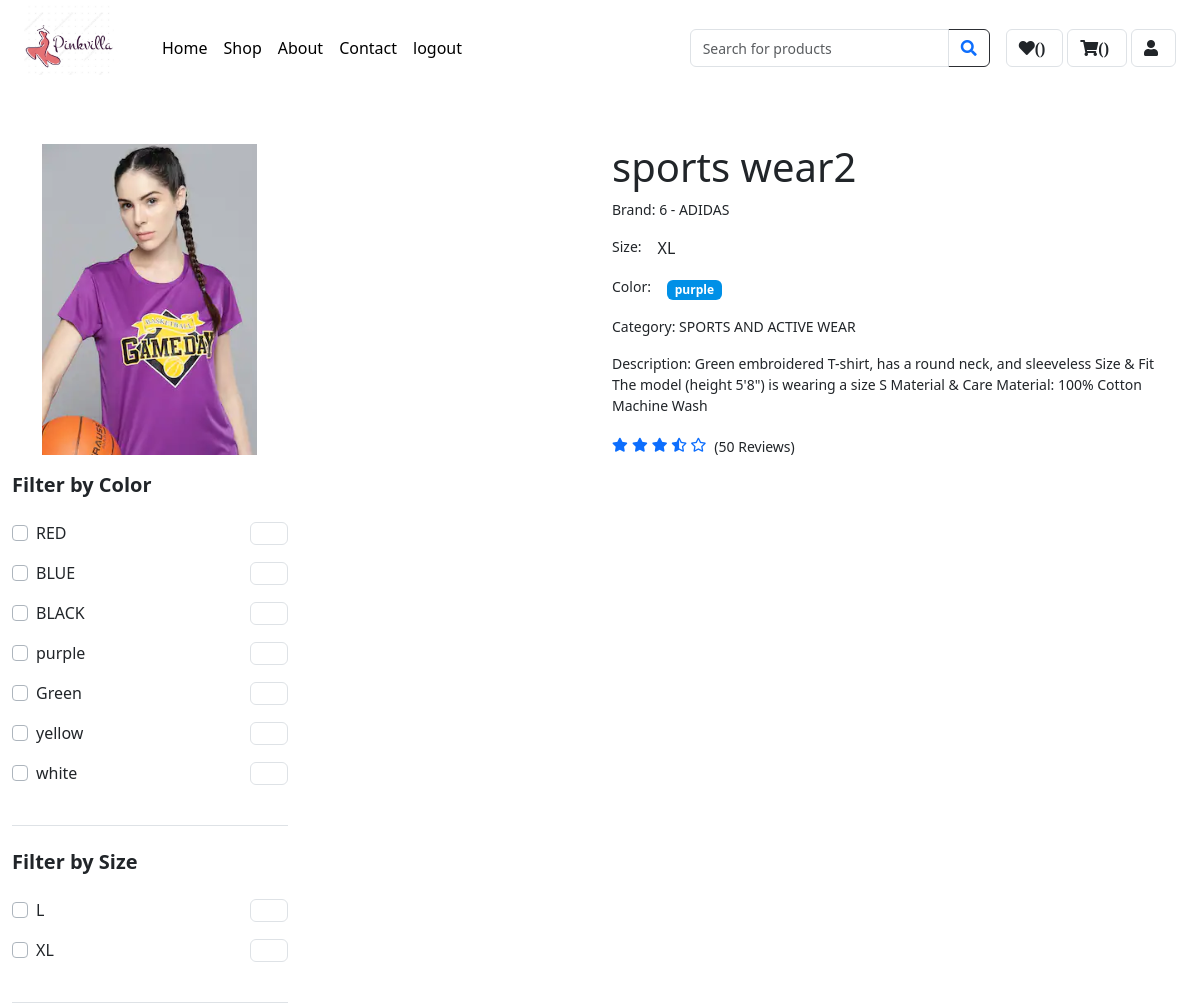
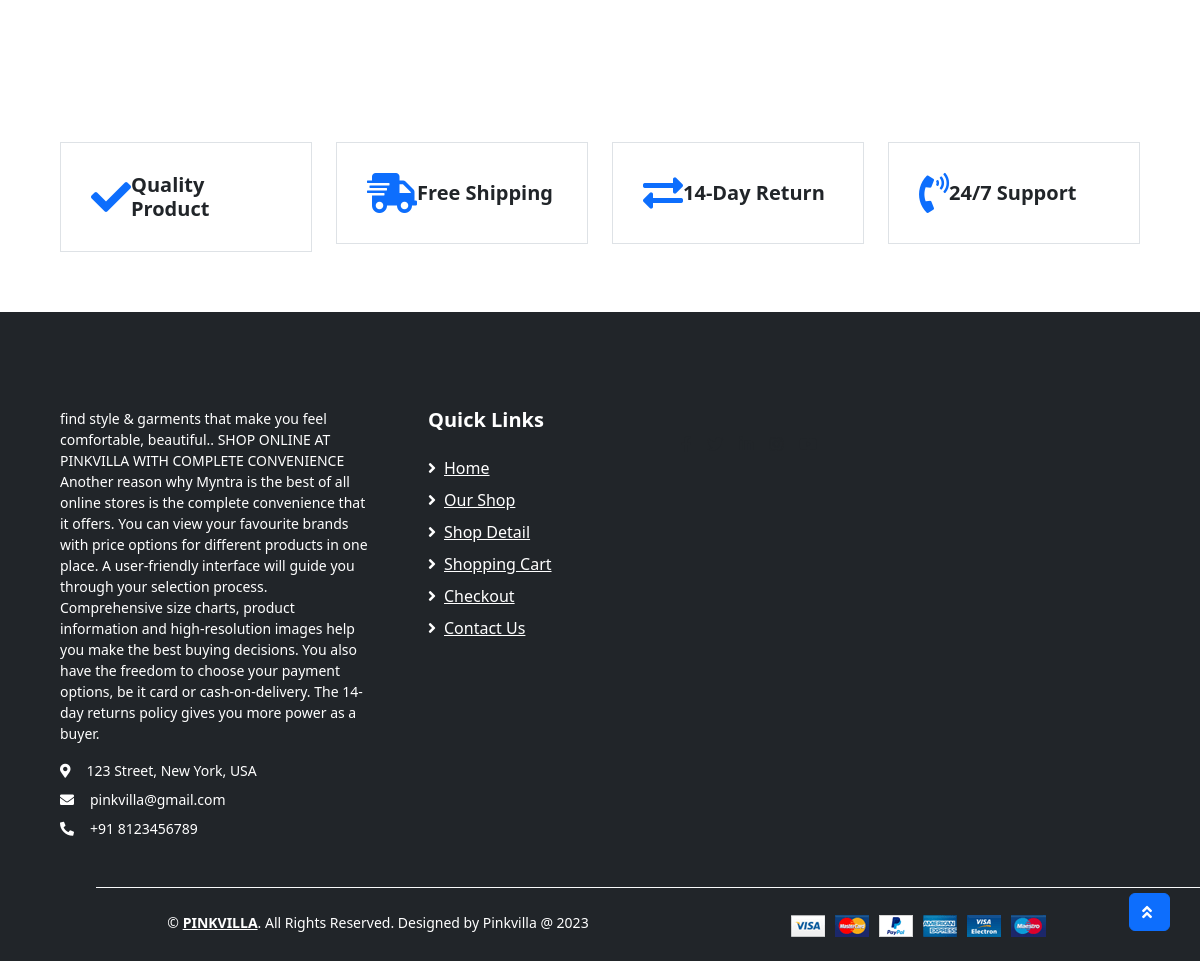
Screenshot of /product/4/ with the database file from the repository (2 pictures, top to bottom).
### app1/models.py (models this page shows, shortened)
class Variant(models.Model):
    id = models.AutoField(primary_key=True)
    variant = models.CharField(max_length=100,blank= True,null= True)
    Product = models.ForeignKey(Product,on_delete=models.CASCADE)
    Color = models.ForeignKey(Color,on_delete=models.CASCADE)
    Size = models.ForeignKey(Size,on_delete=models.CASCADE)
    quantity = models.IntegerField(default=1)
    price = models.FloatField(default=0)
    image1 = models.ImageField(blank=True, upload_to='images/')
    image2 = models.ImageField(blank=True, upload_to='images/')
    image3 = models.ImageField(blank=True, upload_to='images/')
    image4 = models.ImageField(blank=True, upload_to='images/')

class Product(models.Model):
    id = models.AutoField(primary_key=True)
    name = models.CharField(max_length=100)
    brand = models.ForeignKey(Brand,on_delete=models.CASCADE)
    category = models.ForeignKey(category,on_delete=models.CASCADE)
    description = models.TextField()
    sales_count = models.PositiveIntegerField(default=0)
    wardrobe_essential = models.BooleanField(default=False)
    image = models.ImageField(blank=True, upload_to='images/')

class Brand(models.Model):
    brand = models.CharField(max_length=20)
    def __str__(self):
        return f"{self.id} - {self.brand}"

class category(models.Model):
    id = models.AutoField(primary_key=True)
    name = models.CharField(max_length=100)
    category_image = models.ImageField(upload_to='category',default='default_image.jpg')
    def __str__(self):
        return self.name

class Color(models.Model):
    color = models.CharField(max_length=50)

class Size(models.Model):
    size = models.CharField(max_length=20)

### app1/views.py (the view)
# urls.py: path('product/<int:product_id>/', views.product_detail, name='product_detail'),
def product_detail(request, product_id):
    product = Product.objects.get(id=product_id)
    colobj = Color.objects.all()
    sizeobj = Size.objects.all()
    variants = Variant.objects.filter(Product=product)
    sizes = Variant.objects.filter(Product=product).values_list('Size__size', flat=True).distinct()
    colors = Variant.objects.filter(Product=product).values_list('Color__color', flat=True).distinct()
    selected_color = request.POST.getlist('colors')
    selected_color = request.POST.getlist('colors')
    if selected_color:
        variants = variants.filter(Color__id__in=selected_color)
    selected_size = request.POST.get('size')
    if selected_size:
        variants = variants.filter(Size__id__in = selected_size)
    context = {'product': product, 'sizes': sizes, 'colors': colors,'variants': variants,"colobj":colobj,"sizeobj":sizeobj}
    return render(request, 'product_detail.html',context)

### app1/templates/product_detail.html (shortened to what this page needs)
{% extends 'user_product.html' %}
{% load static %}
{% block main-content %}
<div class="container">
  <div class="row">
    <div class="col-md-6">
      <div class="d-flex flex-column">
        {% for variant in variants %}
        <div class="variant-item">
          <a href="{% url 'variant_detail' product_id=product.id variant_id=variant.id %}">
            <img src="{{ variant.image1.url }}" alt="" class="img-fluid">
          </a>
        </div>
        {% endfor %}
      </div>
    </div>
    <div class="col-md-6">
      <div class="product-details">
        <h1>{{ product.name }}</h1>
        <p>Brand: {{ product.brand }}</p>
        <div class="d-flex mb-3">
          <p class="text-dark font-weight-medium mb-0 mr-3">Size:</p>
          <div class="sizes-container">
            {% for size in sizes %}
            <div class="size">{{ size }}</div>
            {% endfor %}
          </div>
        </div>
        <div class="d-flex mb-3">
          <p class="text-dark font-weight-medium mb-0 mr-3">Color:</p>
          <div class="colors-container">
            {% for color in colors %}
            <span class="badge badge-primary">{{ color }}</span>
            {% endfor %}
          </div>
        </div>
        <p>Category: {{ product.category }}</p>
        <p>Description: {{ product.description }}</p>
        <div class="d-flex mb-3">
          <div class="text-primary mr-2">
            <small class="fas fa-star"></small>
            <small class="fas fa-star"></small>
            <small class="fas fa-star"></small>
            <small class="fas fa-star-half-alt"></small>
            <small class="far fa-star"></small>
          </div>
          <small class="pt-1">(50 Reviews)</small>
        </div>
      </div>
    </div>
  </div>
</div>
<div class="col-lg-3 col-md-12">
  <div class="border-bottom mb-4 pb-4">
      <h5 class="font-weight-semi-bold mb-4">Filter by Color</h5>
  <form method="post">
    {% for c in colobj %}
    <div class="custom-control custom-checkbox d-flex align-items-center justify-content-between mb-3">
      <label class="custom-control-label" for="color-{{ c.id }}">{{ c.color }}</label>
      <span class="badge border font-weight-normal">150</span>
    </div>
    {% endfor %}
  </form>
</div>
</div>
<div class="col-lg-3 col-md-12">
  <div class="border-bottom mb-4 pb-4">
      <h5 class="font-weight-semi-bold mb-4">Filter by Size</h5>
  <form method="post">
    {% for s in sizeobj %}
    <div class="custom-control custom-checkbox d-flex align-items-center justify-content-between mb-3">
      <label class="custom-control-label" for="brand-{{ s.id }}">{{ s.size }}</label>
      <span class="badge border font-weight-normal">150</span>
    </div>
    {% endfor %}
  </form>
</div>
</div>
{% endblock main-content %}

### app1/templates/user_product.html (shortened to what this page needs)
{% extends 'user_home.html' %}
{% load static %}

### app1/templates/user_home.html (shortened to what this page needs)
<!DOCTYPE html>
<html lang="en">
  {% load static %}
<head>
    <link href="https://cdnjs.cloudflare.com/ajax/libs/font-awesome/5.10.0/css/all.min.css" rel="stylesheet">
    <link href="lib/owlcarousel/assets/owl.carousel.min.css" rel="stylesheet">
    <link href="/static/app/css/style.min.css" rel="stylesheet">
    <link href="{% static 'app/css/style.css' %}" rel="stylesheet">
    <link href="https://cdn.jsdelivr.net/npm/bootstrap@5.3.0/dist/css/bootstrap.min.css" rel="stylesheet">
</head>
<body>
    <div class="row align-items-center py-1 px-xl-4">
        <div class="d-flex align-items-center">
            <div class="mr-5 d-none d-lg-block">
                <a href="" class="text-decoration-none">
                    <h1 class="mb-3 display-5 font-weight-semi-bold">
                             <img src="{% static "app/img/product/logo2.jpg" %}" alt="Logo" class="img-fluid"  style="width: 90px; height: auto; ">
                    </h1>
                </a>
            </div>
            <div class="mr-3">
                <a href="{% url 'userhome' %}" style="text-decoration: none;">
                    <button type="button" style="border: none; background: none; padding: 0; cursor: pointer;">Home</button>
                </a>
            </div>
            <div class="mr-3">
                <a href="{% url 'shop' %}" style="text-decoration: none;">
                    <button type="button" style="border: none; background: none; padding: 0; cursor: pointer;">Shop</button>
                </a>
            </div>
            <div class="mr-3">
                <a href="{% url 'about' %}" style="text-decoration: none;">
                    <button type="button" style="border: none; background: none; padding: 0; cursor: pointer;">About</button>
                </a>
            </div>
            <div class="mr-3">
                <a href="{% url 'contact' %}" style="text-decoration: none;">
                    <button type="button" style="border: none; background: none; padding: 0; cursor: pointer;">Contact</button>
                </a>
            </div>
            <div class="mr-3">
                <a href="{% url 'logout' %}" style="text-decoration: none;">
                    <button type="button" style="border: none; background: none; padding: 0; cursor: pointer;">logout</button>
                </a>
            </div>
            <div class="ml-auto d-flex align-items-center">
                <form action="" class="flex-grow-1">
                    <div class="input-group" style="width: 300px;">
                        <input type="text" class="form-control" placeholder="Search for products">
                        <div class="input-group-append">
                            <span class="input-group-text bg-transparent text-primary">
                                <i class="fa fa-search"></i>
                            </span>
                        </div>
                    </div>
                </form>
                <a href="{% url 'wishlist' %}" class="btn border ml-3">
                    <i class="fas fa-heart">({{ wishlist_count }})</i>
                </a>
                <a href="{% url 'show-cart' %}" class="btn border ml-1">
                    <i class="fas fa-shopping-cart">({{ cart_count }})</i>
                </a>
                <a href="{% url 'user_profile' %}" class="btn border ml-1">
                    <i class="fa fa-user" aria-hidden="true"></i>
                </a>
            </div>
        </div>
    </div>
   {% block main-content%}{% endblock main-content%}
    <br>
    <br>
    <br>
     <div class="container-fluid pt-5">
        <div class="row px-xl-5 pb-3">
            <div class="col-lg-3 col-md-6 col-sm-12 pb-1">
                <div class="d-flex align-items-center border mb-4" style="padding: 30px;">
                    <h1 class="fa fa-check text-primary m-0 mr-3"></h1>
                    <h5 class="font-weight-semi-bold m-0">Quality Product</h5>
                </div>
            </div>
            <div class="col-lg-3 col-md-6 col-sm-12 pb-1">
                <div class="d-flex align-items-center border mb-4" style="padding: 30px;">
                    <h1 class="fa fa-shipping-fast text-primary m-0 mr-2"></h1>
                    <h5 class="font-weight-semi-bold m-0">Free Shipping</h5>
                </div>
            </div>
            <div class="col-lg-3 col-md-6 col-sm-12 pb-1">
                <div class="d-flex align-items-center border mb-4" style="padding: 30px;">
                    <h1 class="fas fa-exchange-alt text-primary m-0 mr-3"></h1>
                    <h5 class="font-weight-semi-bold m-0">14-Day Return</h5>
                </div>
            </div>
            <div class="col-lg-3 col-md-6 col-sm-12 pb-1">
                <div class="d-flex align-items-center border mb-4" style="padding: 30px;">
                    <h1 class="fa fa-phone-volume text-primary m-0 mr-3"></h1>
                    <h5 class="font-weight-semi-bold m-0">24/7 Support</h5>
                </div>
            </div>
        </div>
    </div>
    <div class="container-fluid bg-dark text-white mt-3 pt-5">
        <div class="row px-xl-5 pt-5">
            <div class="col-lg-4 col-md-12 mb-5 pr-3 pr-xl-5">
                <p>find style & garments that make you feel comfortable, beautiful..
                    SHOP ONLINE AT PINKVILLA WITH COMPLETE CONVENIENCE
Another reason why Myntra is the best of all online stores is the complete convenience that it offers.
 You can view your favourite brands with price options for different products in one place.
 A user-friendly interface will guide you through your selection process. Comprehensive size charts,
  product information and high-resolution images help you make the best buying decisions.
   You also have the freedom to choose your payment options, be it card or cash-on-delivery.
    The 14-day returns policy gives you more power as a buyer.
                </p>
                <p class="mb-2"><i class="fa fa-map-marker-alt text-white mr-3"></i>123 Street, New York, USA</p>
                <p class="mb-2"><i class="fa fa-envelope text-white mr-3"></i>pinkvilla@gmail.com</p>
                <p class="mb-0"><i class="fa fa-phone-alt text-white mr-3"></i>+91 8123456789</p>
            </div>
            <div class="col-lg-8 col-md-12">
                <div class="row">
                    <div class="col-md-4 mb-5">
                        <h5 class="font-weight-bold text-white mb-4">Quick Links</h5>
                        <div class="d-flex flex-column justify-content-start">
                            <a class="text-white mb-2" href="index.html"><i class="fa fa-angle-right mr-2"></i>Home</a>
                            <a class="text-white mb-2" href="shop.html"><i class="fa fa-angle-right mr-2"></i>Our Shop</a>
                            <a class="text-white mb-2" href="detail.html"><i class="fa fa-angle-right mr-2"></i>Shop Detail</a>
                            <a class="text-white mb-2" href="cart.html"><i class="fa fa-angle-right mr-2"></i>Shopping Cart</a>
                            <a class="text-white mb-2" href="checkout.html"><i class="fa fa-angle-right mr-2"></i>Checkout</a>
                            <a class="text-white" href="contact.html"><i class="fa fa-angle-right mr-2"></i>Contact Us</a>
                        </div>
                    </div>
                     <div class="col-md-4 mb-5">
                        <div class="d-flex flex-column justify-content-start">
                            <div class="d-inline-flex align-items-center">
                                <a class="text-dark px-2" href="">
                                    <i class="fab fa-facebook-f"></i>
                                </a>
                                <a class="text-dark px-2" href="">
                                    <i class="fab fa-twitter"></i>
                                </a>
                                <a class="text-dark px-2" href="">
                                    <i class="fab fa-linkedin-in"></i>
                                </a>
                                <a class="text-dark px-2" href="">
                                    <i class="fab fa-instagram"></i>
                                </a>
                                <a class="text-dark pl-2" href="">
                                    <i class="fab fa-youtube"></i>
                                </a>
                        </div>
                    </div>
                </div>
            </div>
        </div>
        <div class="row border-top border-light mx-xl-5 py-4">
            <div class="col-md-6 px-xl-0">
                <p class="mb-md-0 text-center text-md-left text-white">
                    &copy; <a class="text-white font-weight-semi-bold" href="#">PINKVILLA</a>. All Rights Reserved. Designed
                    by Pinkvilla @ 2023
                </p>
            </div>
            <div class="col-md-6 px-xl-0 text-center text-md-right">
                <img class="img-fluid" src="img/payments.png" alt="">
            </div>
        </div>
    </div>
    <a href="#" class="btn btn-primary back-to-top"><i class="fa fa-angle-double-up"></i></a>
</body>
</html>

### rows the page displays
Variant: image1 (picture)
Product: name "sports wear2", brand "6 - ADIDAS", category "SPORTS AND ACTIVE WEAR", description "Green embroidered T-shirt, has a round neck, and sleeveless Size & Fit The model (height 5'8\") is wearing a size S Material & Care Material: 100% Cotton Machine Wash"
Color: color "RED"
Color: color "BLUE"
Color: color "BLACK"
Color: color "purple"
Color: color "Green"
Color: color "yellow"
Color: color "white"
Size: size "L"
Size: size "XL"

### other values shown
{{ size }} "XL"
{{ color }} "purple"
